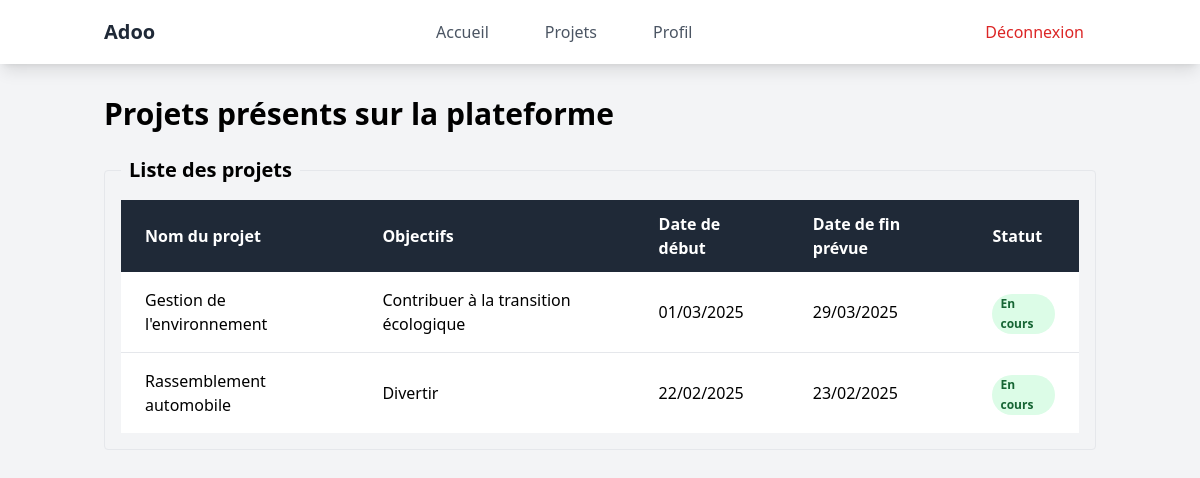
The page /projets (signed in) on the database its author committed.
### app/models/projet.py (models this page shows, shortened)
class Projet(db.Model):
    __tablename__ = 'projet'
    id = db.Column(db.String(36), primary_key=True)
    titre = db.Column(db.String(100), nullable=False)
    objectifs = db.Column(db.Text, nullable=False)
    description = db.Column(db.Text, default = ' ')
    date_creation = db.Column(db.DateTime, default=datetime.utcnow)
    date_debut = db.Column(db.DateTime, nullable=False)
    date_fin_prevue = db.Column(db.DateTime, nullable=False)
    statut = db.Column(db.String(20), default='En cours')
    membres = db.relationship('ProjetMembre', back_populates='projet', cascade='all, delete-orphan')
    taches = db.relationship('Tache', backref='projet', cascade='all, delete-orphan')
    commentaires = db.relationship('Commentaire', backref='projet', cascade='all, delete-orphan')

### app/routes/main.py (the view)
@bp.route('/projets')
@login_required
def projets():
    projets = Projet.query.all()
    return render_template('main/projets.html', projets=projets)

### app/__init__.py (called while the page is built)
def create_app():
    app = Flask(__name__)
    app.config.from_object(Config)
    Config.init_app(app)
    db.init_app(app)
    login_manager.init_app(app)
    migrate.init_app(app, db)
    login_manager.login_view = 'auth.login'
    login_manager.login_message_category = 'info'
    from app.routes import auth, main
    app.register_blueprint(auth)
    app.register_blueprint(main)
    from app.models.utilisateur import Utilisateur  # Changé de User à Utilisateur
    @login_manager.user_loader
    def load_user(user_id):
        return Utilisateur.query.get(user_id)  # Changé de User à Utilisateur
    return app

### app/templates/main/projets.html (shortened to what this page needs)
{% extends "base.html" %}
{% block content %}
<div class="container mx-auto">
    <h1 class="text-3xl font-bold mb-6">Projets présents sur la plateforme</h1>
    <fieldset class="border p-4 rounded">
        <legend class="text-xl font-semibold px-2">Liste des projets</legend>
        <div class="overflow-x-auto">
            <table class="min-w-full bg-white">
                <thead class="bg-gray-800 text-white">
                    <tr>
                        <th class="px-6 py-3 text-left">Nom du projet</th>
                        <th class="px-6 py-3 text-left">Objectifs</th>
                        <th class="px-6 py-3 text-left">Date de début</th>
                        <th class="px-6 py-3 text-left">Date de fin prévue</th>
                        <th class="px-6 py-3 text-left">Statut</th>
                    </tr>
                </thead>
                <tbody class="divide-y divide-gray-200">
                    {% for projet in projets %}
                    <tr class="hover:bg-gray-100"
                        onclick="window.location.href='{{ url_for('main.projet_detaille', id_projet=projet.id) }}';">
                        <td class="px-6 py-4">{{ projet.titre }}</td>
                        <td class="px-6 py-4">{{ projet.objectifs or 'Non défini' }}</td>
                        <td class="px-6 py-4">{{ projet.date_debut.strftime('%d/%m/%Y') if projet.date_debut else 'Non
                            définie' }}</td>
                        <td class="px-6 py-4">{{ projet.date_fin_prevue.strftime('%d/%m/%Y') if projet.date_fin_prevue
                            else 'Non définie' }}</td>
                        <td class="px-6 py-4">
                            <span class="px-2 inline-flex text-xs leading-5 font-semibold rounded-full
                                {% if projet.statut == 'En cours' %}
                                    bg-green-100 text-green-800
                                {% elif projet.statut == 'En pause' %}
                                    bg-yellow-100 text-yellow-800
                                {% elif projet.statut == 'Terminé' %}
                                    bg-blue-100 text-blue-800
                                {% else %}
                                    bg-gray-100 text-gray-800
                                {% endif %}">
                                {{ projet.statut }}
                            </span>
                        </td>
                    </tr>
                    {% endfor %}
                </tbody>
            </table>
        </div>
    </fieldset>
</div>
{% endblock %}

### rows shown on the page
Projet: titre "Gestion de l'environnement", objectifs "Contribuer à la transition écologique", date_debut "01/03/2025", date_fin_prevue "29/03/2025", statut "En cours"
Projet: titre "Rassemblement automobile", objectifs "Divertir", date_debut "22/02/2025", date_fin_prevue "23/02/2025", statut "En cours"
